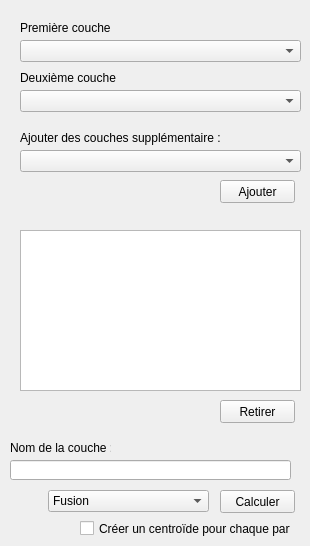
   <widget class="QWidget" name="tab_3">
    <attribute name="title">
     <string>Outils</string>
    </attribute>
    <widget class="QComboBox" name="comboBoxLayer1F">
     <property name="geometry">
      <rect>
       <x>20</x>
       <y>40</y>
       <width>281</width>
       <height>22</height>
      </rect>
     </property>
    </widget>
    <widget class="QComboBox" name="comboBoxLayer2F">
     <property name="enabled">
      <bool>true</bool>
     </property>
     <property name="geometry">
      <rect>
       <x>20</x>
       <y>90</y>
       <width>281</width>
       <height>22</height>
      </rect>
     </property>
    </widget>
    <widget class="QLabel" name="label_7">
     <property name="geometry">
      <rect>
       <x>20</x>
       <y>20</y>
       <width>161</width>
       <height>16</height>
      </rect>
     </property>
     <property name="text">
      <string>Première couche </string>
     </property>
    </widget>
    <widget class="QLabel" name="label_12">
     <property name="geometry">
      <rect>
       <x>20</x>
       <y>70</y>
       <width>161</width>
       <height>16</height>
      </rect>
     </property>
     <property name="text">
      <string>Deuxième couche </string>
     </property>
    </widget>
    <widget class="QLabel" name="label_15">
     <property name="geometry">
      <rect>
       <x>20</x>
       <y>130</y>
       <width>201</width>
       <height>16</height>
      </rect>
     </property>
     <property name="text">
      <string>Ajouter des couches supplémentaire :</string>
     </property>
    </widget>
    <widget class="QComboBox" name="comboBoxLayerFPlus">
     <property name="enabled">
      <bool>true</bool>
     </property>
     <property name="geometry">
      <rect>
       <x>20</x>
       <y>150</y>
       <width>281</width>
       <height>22</height>
      </rect>
     </property>
    </widget>
    <widget class="QPushButton" name="pushAddLayerF">
     <property name="enabled">
      <bool>true</bool>
     </property>
     <property name="geometry">
      <rect>
       <x>220</x>
       <y>180</y>
       <width>75</width>
       <height>23</height>
      </rect>
     </property>
     <property name="text">
      <string>Ajouter</string>
     </property>
    </widget>
    <widget class="QListWidget" name="layersListF">
     <property name="geometry">
      <rect>
       <x>20</x>
       <y>230</y>
       <width>281</width>
       <height>161</height>
      </rect>
     </property>
    </widget>
    <widget class="QPushButton" name="pushCreateLayerF">
     <property name="enabled">
      <bool>true</bool>
     </property>
     <property name="geometry">
      <rect>
       <x>220</x>
       <y>490</y>
       <width>75</width>
       <height>23</height>
      </rect>
     </property>
     <property name="text">
      <string>Calculer</string>
     </property>
    </widget>
    <widget class="QPushButton" name="pushRemoveLayerF">
     <property name="enabled">
      <bool>true</bool>
     </property>
     <property name="geometry">
      <rect>
       <x>220</x>
       <y>400</y>
       <width>75</width>
       <height>23</height>
      </rect>
     </property>
     <property name="text">
      <string>Retirer</string>
     </property>
    </widget>
    <widget class="QLineEdit" name="layerNameF">
     <property name="enabled">
      <bool>true</bool>
     </property>
     <property name="geometry">
      <rect>
       <x>10</x>
       <y>460</y>
       <width>281</width>
       <height>20</height>
      </rect>
     </property>
    </widget>
    <widget class="QLabel" name="label_19">
     <property name="enabled">
      <bool>true</bool>
     </property>
     <property name="geometry">
      <rect>
       <x>10</x>
       <y>440</y>
       <width>101</width>
       <height>16</height>
      </rect>
     </property>
     <property name="text">
      <string>Nom de la couche :</string>
     </property>
    </widget>
    <widget class="QComboBox" name="comboBoxOperation">
     <property name="enabled">
      <bool>true</bool>
     </property>
     <property name="geometry">
      <rect>
       <x>48</x>
       <y>490</y>
       <width>161</width>
       <height>22</height>
      </rect>
     </property>
     <item>
      <property name="text">
       <string>Fusion</string>
      </property>
     </item>
     <item>
      <property name="text">
       <string>Différence</string>
      </property>
     </item>
     <item>
      <property name="text">
       <string>Union</string>
      </property>
     </item>
     <item>
      <property name="text">
       <string>Intersection</string>
      </property>
     </item>
     <item>
      <property name="text">
       <string>Centroide</string>
      </property>
     </item>
    </widget>
    <widget class="QCheckBox" name="checkCentroid">
     <property name="enabled">
      <bool>true</bool>
     </property>
     <property name="geometry">
      <rect>
       <x>80</x>
       <y>520</y>
       <width>211</width>
       <height>17</height>
      </rect>
     </property>
     <property name="text">
      <string>Créer un centroïde pour chaque partie</string>
     </property>
    </widget>
   </widget>
